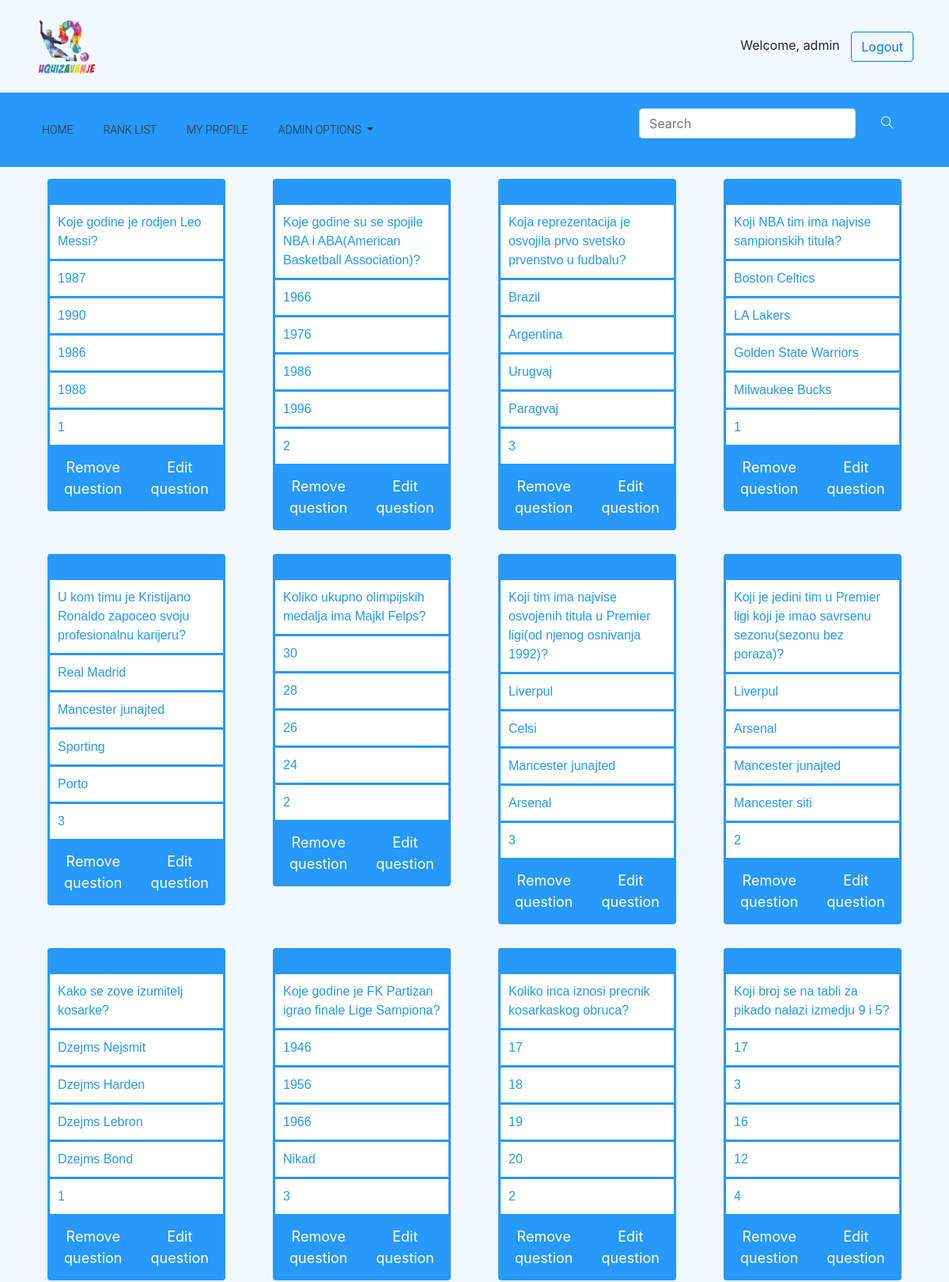
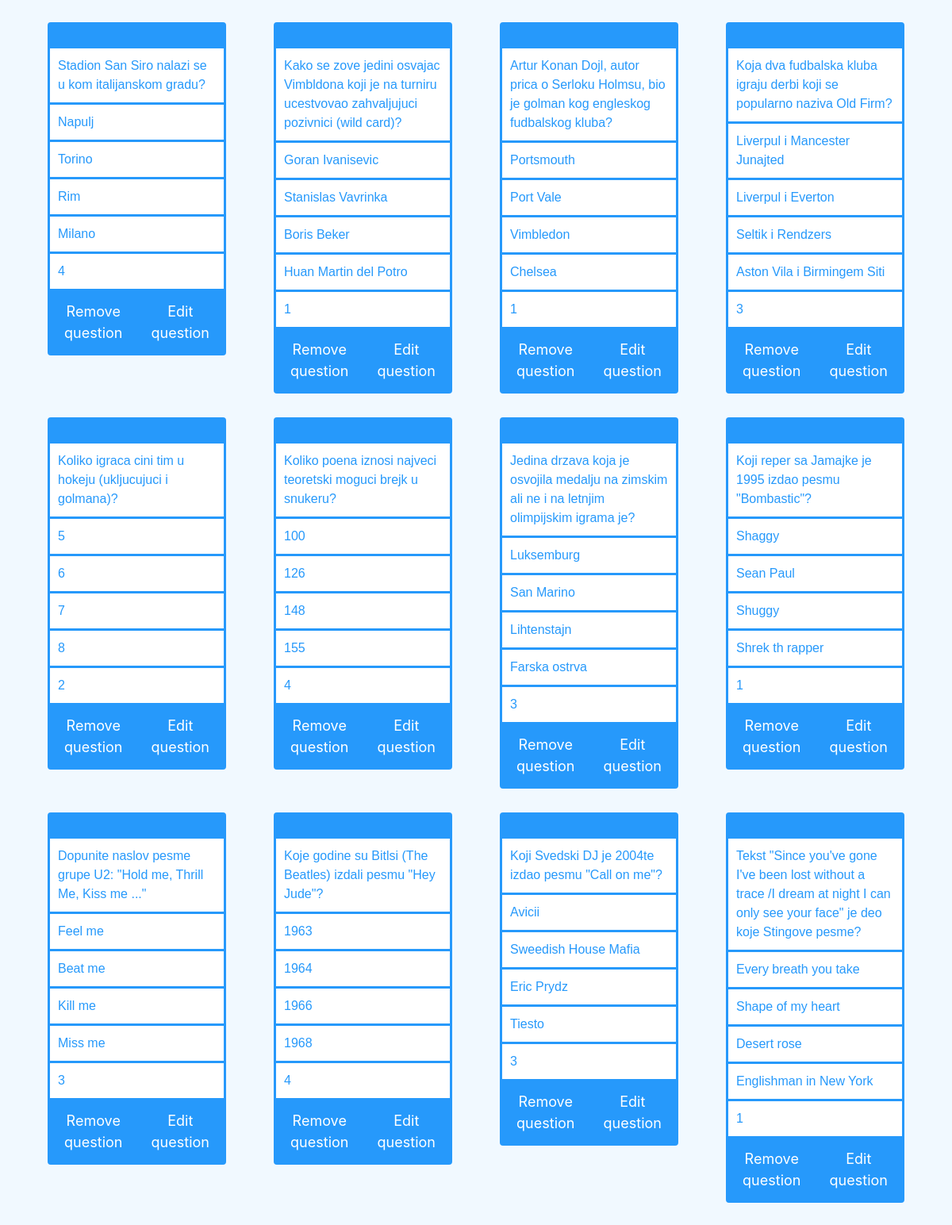
/admin_question_overview/ (signed in, upper part), run on the app's committed database (2 pictures, top to bottom).
### quiz/models.py (models this page shows, shortened)
class User(AbstractUser):
    email = models.EmailField(
        verbose_name='email address',
        max_length=255,
        unique=True,
    )
    age = models.IntegerField(null = True)
    is_active = models.BooleanField(default=True)
    is_moderator = models.BooleanField(default=False)
    wants_moderator = models.BooleanField(default = False)
    first_name = models.CharField(max_length=50)
    last_name = models.CharField( max_length=50)
    level = models.IntegerField(default = 0)
    exp = models.IntegerField(default = 0)
    picture = models.TextField(default = "quiz/default_avatar.jpg", max_length = 50, blank = True, null = True)
    ranking = models.IntegerField(default = 0)
    def moderator(self):
        return self.is_moderator
    def is_senior(self):
        return self.level >= 10
    USERNAME_FIELD = 'username'
    REQUIRED_FIELDS = ['email']

class Question(models.Model):
    question = models.TextField(max_length = 100)
    is_valid = models.BooleanField(default = False)
    answer_one = models.TextField(max_length = 20)
    answer_two = models.TextField(max_length = 20)
    answer_three = models.TextField(max_length = 20)
    answer_four = models.TextField(max_length = 20)
    correct = models.IntegerField()
    category = models.ForeignKey(Category, on_delete=models.DO_NOTHING)
    def get_all_questions():
        return Question.objects.all()

### quiz/views.py (the view)
# urls.py: url(r'^admin_question_overview/$',   views.admin_question_overview,      name = 'admin_question_overview'),
def admin_question_overview(request):
    user = request.user
    if user.is_superuser:
        questions = Question.get_all_questions()
        context = {
            'questions' : questions
        }
        return render(request, 'quiz/list_all_questions.html', context)
    return redirect('/home')

### quiz/templates/quiz/list_all_questions.html (shortened to what this page needs)
{% extends "quiz/base.html" %}
{% block content %}
<div class="container">
    <div class="row">
        {% for question in questions %}
        <div class="col-md-3">
            <div class="card">
                <div class="card_header">
                </div>
                <div class="question_card">
                    <p>{{question.question}}</p>
                    <p>{{question.answer_one}}</p>
                    <p>{{question.answer_two}}</p>
                    <p>{{question.answer_three}}</p>
                    <p>{{question.answer_four}}</p>
                    <p>{{question.correct}}</p>
                </div>
                <span>
                    <span class="button_p">
                        <a  href="{% url 'quiz:edit_question' pk=question.id %}" ><button class="remove_button">Edit question</button></a>
                    </span>
                    <form method='GET' action="/admin_remove_question/">
                        <p class="button_p">
                            <button type="submit" class="remove_button">Remove question</button>
                        </p>
                    </form>
                </span>
            </div>
        </div>
        {% endfor %}
    </div>
</div>
{% endblock content %}

### quiz/templates/quiz/base.html (shortened to what this page needs)
{% load static %}
<!doctype html>
<html lang="en">
<head>
    <link rel="stylesheet" href="{% static 'quiz/bootstrap.min.css' %}">
    <link rel="stylesheet" href="{% static 'quiz/animate.css' %}">
    <link rel="stylesheet" href="{% static 'quiz/font-awesome.min.css' %}">
    <link rel="stylesheet" href="{% static 'quiz/style.css' %}">
    <link rel="stylesheet" href="{% static 'quiz/themify-icons.css' %}">
</head>
<body>
        <div id="page_container">
            <div id="content_wrapper">
    <header class="header_area">
        <div class="sub_header">
            <div class="container">
                <div class="row align-items-center">
                    <div class="col-xs-8 col-md-8 col-xl-6">
                        <div id="logo">
                            <a href="{% url 'quiz:home' %}"><img src="{% static 'quiz/uqizavanje_logo.png' %}" alt=""
                                    title="" /></a>
                        </div>
                    </div>
                    <div class="col-xs-4 col-md-4 col-xl-6">
                        {% if user.is_authenticated %}
                        <div class="float-right" id="welcome_message">
                            Welcome, {{ user.get_username }}
                            <a href="/accounts/logout" class="btn btn-outline-primary">Logout</a>
                        </div>
                        {% endif %}
                    </div>
                </div>
            </div>
        </div>
        <div class="main_menu">
            <div class="container">
                <div class="row">
                    <div class="col-lg-12">
                        <nav class="navbar navbar-expand-lg navbar-light">
                            <div class="collapse navbar-collapse" id="navbarSupportedContent">
                                <ul class="navbar-nav mr-auto">
                                    <li class="nav-item active">
                                        <a class="nav-link active" href="{% url 'quiz:home' %}">Home</a>
                                    </li>
                                    <li class="nav-item">
                                        <a class="nav-link" href="{% url 'quiz:rank_list'%}">Rank List</a>
                                    </li>
                                    {% if user.is_authenticated %}
                                    <li class="nav-item">
                                        <a class="nav-link" href="{% url 'quiz:my_profile' value=user.id%}">My Profile</a>
                                    </li>
                                    {% endif %}
                                    {% if user.is_superuser %}
                                    <li class="nav-item dropdown">
                                        <a class="nav-link dropdown-toggle" href="#" role="button"
                                            data-toggle="dropdown" aria-haspopup="true" aria-expanded="false">
                                            Admin options
                                        </a>
                                    </li>
                                    {% endif %}
                                </ul>
                            </div>
                            <div class="header_social_icon d-none d-sm-block">
                                <ul>
                                    <li>
                                        <form action="/search_results/" method="GET" class="form-inline mr-auto">
                                            <div class="md-form my-0">
                                                <input class="form-control" name="searched_name" type="search"
                                                    placeholder="Search" aria-label="Search">
                                                <button class="btn btn-primary" type='submit' id='lupa'><i
                                                        class=" ti-search text-white ml-3"
                                                        aria-hidden="true"></i></button>
                                            </div>
                                        </form>
                                    </li>
                                </ul>
                            </div>
                        </nav>
                    </div>
                </div>
            </div>
        </div>
    </header>
    {% block content %}
    {% endblock content %}
    </div>
</div>
</body>
</html>

### quiz/static/quiz/style.css (style rules this page uses)
a { text-decoration: none; -webkit-transition: 0.5s; transition: 0.5s; }
img { max-width: 100%; }
.sub_header { padding: 20px 0px; background-color: #F1F9FF; }
.sub_header img { height: 15%; width: 15%; }
.main_menu { background-color: #2699FB; }
.main_menu .navbar-light .navbar-nav .nav-link { color: #2a2a2a; font-weight: 300; font-family: "Roboto", sans-serif; }
.main_menu .header_social_icon ul li { padding-right: 13px; }
.main_menu ul li { display: inline-block; font-size: 14px; text-transform: uppercase; padding-right: 22px; }
body { background-color: #F1F9FF; }
#lupa { background-color: #2699FB; border:#2699FB; }
#welcome_message a { margin-left: 10px; }
.card { max-width: 300px; margin: 15px; border: #2699FB solid; }
.card button { border: none; outline: 0; padding: 12px; color: white; text-align: center; cursor: pointer; width: 50%; font-size: 18px; }
.remove_button { float: right; background-color: #2699FB; }
.question_card p { padding: 10px; margin: 0px; text-align: left; border-bottom: #2699FB solid; font-family: 'Quicksand', sans-serif; color: #2699FB; }
.card_header { background-color: #2699FB; border: 1px #2699FB solid; padding: 10px; }
.button_p { padding: 0px; margin: 0px; }
.main_menu .navbar { padding: 20px 0px; }
#page_container { position: relative; min-height: 100vh; }
#content_wrapper { padding-bottom: 100px; }

### data on the page
User: get_username "admin"
Question: question "Koje godine je rodjen Leo Messi?", answer_one "1987", answer_two "1990", answer_three "1986", answer_four "1988", correct "1"
Question: question "Koje godine su se spojile NBA i ABA(American Basketball Association)?", answer_one "1966", answer_two "1976", answer_three "1986", answer_four "1996", correct "2"
Question: question "Koja reprezentacija je osvojila prvo svetsko prvenstvo u fudbalu?", answer_one "Brazil", answer_two "Argentina", answer_three "Urugvaj", answer_four "Paragvaj", correct "3"
Question: question "Koji NBA tim ima najvise sampionskih titula?", answer_one "Boston Celtics", answer_two "LA Lakers", answer_three "Golden State Warriors", answer_four "Milwaukee Bucks", correct "1"
Question: question "U kom timu je Kristijano Ronaldo zapoceo svoju profesionalnu karijeru?", answer_one "Real Madrid", answer_two "Mancester junajted", answer_three "Sporting", answer_four "Porto", correct "3"
Question: question "Koliko ukupno olimpijskih medalja ima Majkl Felps?", answer_one "30", answer_two "28", answer_three "26", answer_four "24", correct "2"
Question: question "Koji tim ima najvise osvojenih titula u Premier ligi(od njenog osnivanja 1992)?", answer_one "Liverpul", answer_two "Celsi", answer_three "Mancester junajted", answer_four "Arsenal", correct "3"
Question: question "Koji je jedini tim u Premier ligi koji je imao savrsenu sezonu(sezonu bez poraza)?", answer_one "Liverpul", answer_two "Arsenal", answer_three "Mancester junajted", answer_four "Mancester siti", correct "2"
Question: question "Kako se zove izumitelj kosarke?", answer_one "Dzejms Nejsmit", answer_two "Dzejms Harden", answer_three "Dzejms Lebron", answer_four "Dzejms Bond", correct "1"
Question: question "Koje godine je FK Partizan igrao finale Lige Sampiona?", answer_one "1946", answer_two "1956", answer_three "1966", answer_four "Nikad", correct "3"
Question: question "Koliko inca iznosi precnik kosarkaskog obruca?", answer_one "17", answer_two "18", answer_three "19", answer_four "20", correct "2"
Question: question "Koji broj se na tabli za pikado nalazi izmedju 9 i 5?", answer_one "17", answer_two "3", answer_three "16", answer_four "12", correct "4"
Question: question "Stadion San Siro nalazi se u kom italijanskom gradu?", answer_one "Napulj", answer_two "Torino", answer_three "Rim", answer_four "Milano", correct "4"
Question: question "Kako se zove jedini osvajac Vimbldona koji je na turniru ucestvovao zahvaljujuci pozivnici (wild card)?", answer_one "Goran Ivanisevic", answer_two "Stanislas Vavrinka", answer_three "Boris Beker", answer_four "Huan Martin del Potro", correct "1"
Question: question "Artur Konan Dojl, autor prica o Serloku Holmsu, bio je golman kog engleskog fudbalskog kluba?", answer_one "Portsmouth", answer_two "Port Vale", answer_three "Vimbledon", answer_four "Chelsea", correct "1"
Question: question "Koja dva fudbalska kluba igraju derbi koji se popularno naziva Old Firm?", answer_one "Liverpul i Mancester Junajted", answer_two "Liverpul i Everton", answer_three "Seltik i Rendzers", answer_four "Aston Vila i Birmingem Siti", correct "3"
Question: question "Koliko igraca cini tim u hokeju (ukljucujuci i golmana)?", answer_one "5", answer_two "6", answer_three "7", answer_four "8", correct "2"
Question: question "Koliko poena iznosi najveci teoretski moguci brejk u snukeru?", answer_one "100", answer_two "126", answer_three "148", answer_four "155", correct "4"
Question: question "Jedina drzava koja je osvojila medalju na zimskim ali ne i na letnjim olimpijskim igrama je?", answer_one "Luksemburg", answer_two "San Marino", answer_three "Lihtenstajn", answer_four "Farska ostrva", correct "3"
Question: question "Koji reper sa Jamajke je 1995 izdao pesmu \"Bombastic\"?", answer_one "Shaggy", answer_two "Sean Paul", answer_three "Shuggy", answer_four "Shrek th rapper", correct "1"
Question: question "Dopunite naslov pesme grupe U2: \"Hold me, Thrill Me, Kiss me ...\"", answer_one "Feel me", answer_two "Beat me", answer_three "Kill me", answer_four "Miss me", correct "3"
Question: question "Koje godine su Bitlsi (The Beatles) izdali pesmu \"Hey Jude\"?", answer_one "1963", answer_two "1964", answer_three "1966", answer_four "1968", correct "4"
Question: question "Koji Svedski DJ je 2004te izdao pesmu \"Call on me\"?", answer_one "Avicii", answer_two "Sweedish House Mafia", answer_three "Eric Prydz", answer_four "Tiesto", correct "3"
Question: question "Tekst \"Since you've gone I've been lost without a trace /I dream at night I can only see your face\" je deo koje Stingove pesme?", answer_one "Every breath you take", answer_two "Shape of my heart", answer_three "Desert rose", answer_four "Englishman in New York", correct "1"
